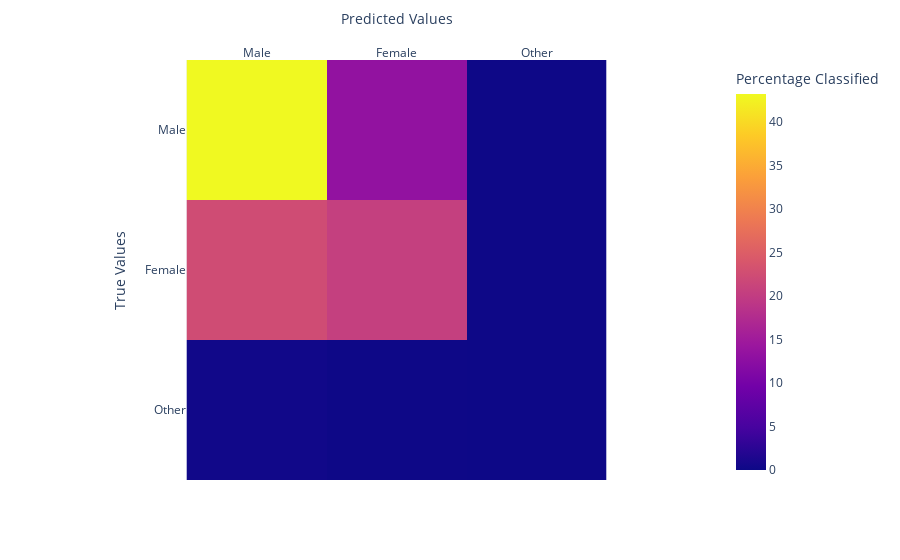

Notebook code cell kept with this figure:
### Code cell
conmat = confusion_matrix(Y_test, Y_pred)
display(conmat)
fig = px.imshow(
    np.round((conmat / conmat.sum()) * 100, 3),
    labels=dict(x="Predicted Values", y="True Values", color="Percentage Classified"),
    x=["Male", "Female", "Other"],
    y=["Male", "Female", "Other"],
)
fig.update_xaxes(side="top")
fig.show()

### Figure 1 — Plotly figure (JSON) as saved in the notebook; plotly's stock layout.template omitted (floating-point values rounded to 4 significant figures)
{"data": [{"coloraxis": "coloraxis", "hovertemplate": "Predicted Values: %{x}<br>True Values: %{y}<br>Percentage Classified: %{z}<extra></extra>", "name": "0", "type": "heatmap", "x": ["Male", "Female", "Other"], "xaxis": "x", "y": ["Male", "Female", "Other"], "yaxis": "y", "z": [[43.24, 13.26, 0.096], [22.38, 20.51, 0.096], [0.353, 0.064, 0]]}], "layout": {"coloraxis": {"colorbar": {"title": {"text": "Percentage Classified"}}, "colorscale": [[0, "#0d0887"], [0.1111, "#46039f"], [0.2222, "#7201a8"], [0.3333, "#9c179e"], [0.4444, "#bd3786"], [0.5556, "#d8576b"], [0.6667, "#ed7953"], [0.7778, "#fb9f3a"], [0.8889, "#fdca26"], [1, "#f0f921"]]}, "margin": {"t": 60}, "xaxis": {"anchor": "y", "constrain": "domain", "domain": [0, 1], "scaleanchor": "y", "side": "top", "title": {"text": "Predicted Values"}}, "yaxis": {"anchor": "x", "autorange": "reversed", "constrain": "domain", "domain": [0, 1], "title": {"text": "True Values"}}}}
